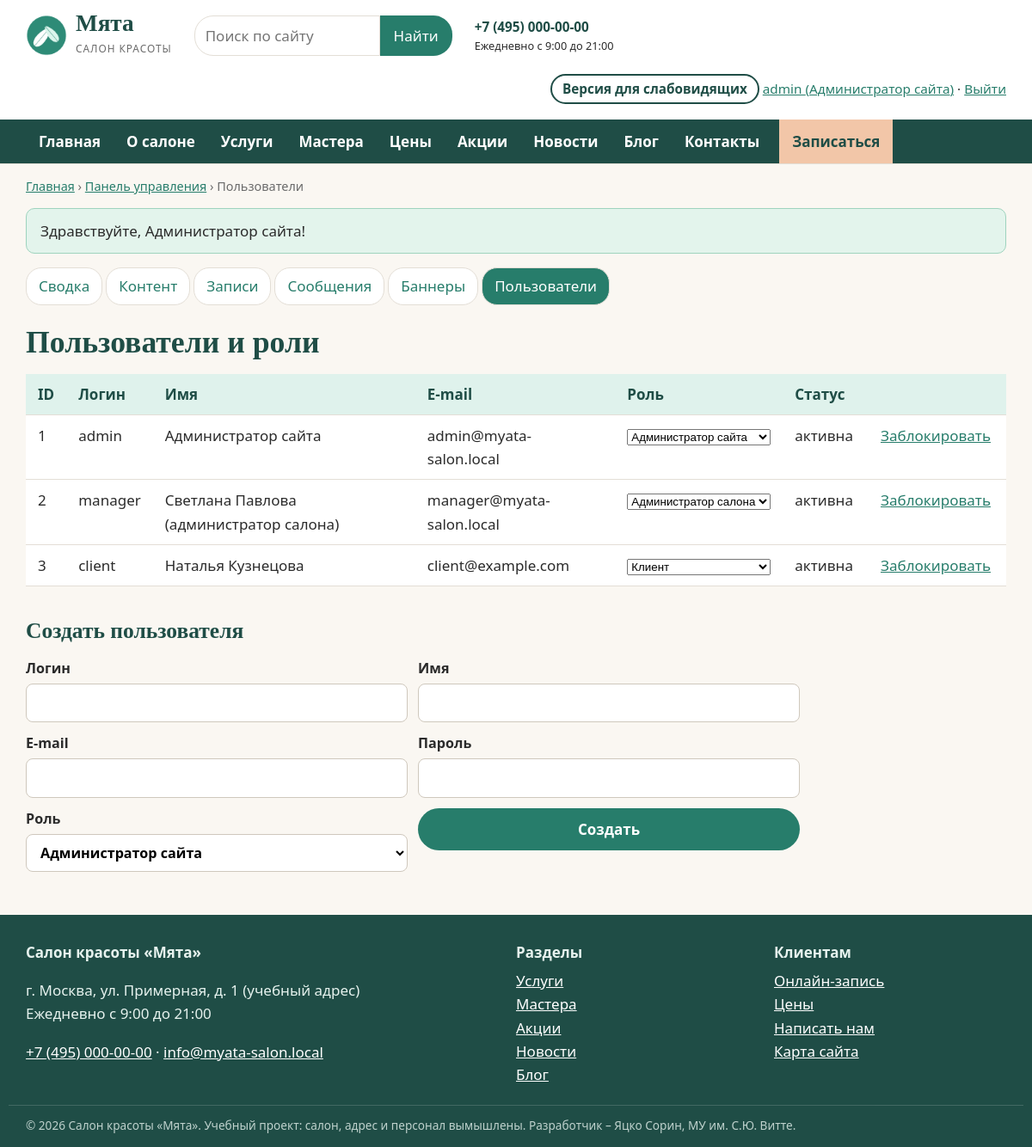
The page /admin/users.php (signed in) on the database its author committed.
### tables this page shows
CREATE TABLE users (
  id INT AUTO_INCREMENT PRIMARY KEY,
  login VARCHAR(40) NOT NULL UNIQUE,
  password_hash VARCHAR(255) NOT NULL,
  name VARCHAR(100) NOT NULL,
  email VARCHAR(120) NOT NULL UNIQUE,
  phone VARCHAR(30) NOT NULL DEFAULT '',
  role ENUM('admin','manager','client') NOT NULL DEFAULT 'client',
  is_active TINYINT(1) NOT NULL DEFAULT 1,
  created_at DATETIME NOT NULL DEFAULT CURRENT_TIMESTAMP
);

CREATE TABLE sections (
  code VARCHAR(20) PRIMARY KEY,
  title VARCHAR(60) NOT NULL,
  description VARCHAR(255) NOT NULL,
  sort INT NOT NULL DEFAULT 0
);

### config.php (called while the page is built, shortened)
<?php
$config = [
    'db_host'   => 'localhost',
    'db_port'   => 3306,
    'db_name'   => 'salon_myata',
    'db_user'   => 'root',
    'db_pass'   => '',
    'site_name' => 'Салон красоты «Мята»',
    'phone'     => '+7 (495) 000-00-00',
    'email'     => 'info@myata-salon.local',
    'address'   => 'г. Москва, ул. Примерная, д. 1 (учебный адрес)',
    'hours'     => 'Ежедневно с 9:00 до 21:00',
];
return $config;

### includes/bootstrap.php (called while the page is built, shortened)
<?php
$CONFIG = require __DIR__ . '/../config.php';
try {
    $pdo = new PDO(
        sprintf('mysql:host=%s;port=%d;dbname=%s;charset=utf8mb4',
            $CONFIG['db_host'], $CONFIG['db_port'], $CONFIG['db_name']),
        $CONFIG['db_user'],
        $CONFIG['db_pass'],
        [PDO::ATTR_ERRMODE => PDO::ERRMODE_EXCEPTION, PDO::ATTR_DEFAULT_FETCH_MODE => PDO::FETCH_ASSOC]
    );
} catch (PDOException $e) {
    http_response_code(500);
    exit('<h1>Нет подключения к базе данных</h1><p>Проверьте настройки в config.php '
        . 'и импортируйте database/salon_myata.sql.</p>');
}
require __DIR__ . '/functions.php';
require __DIR__ . '/auth.php';

### includes/auth.php (called while the page is built, shortened)
<?php
function current_user(): ?array
{
    static $user = false;
    if ($user === false) {
        $user = null;
        if (!empty($_SESSION['uid'])) {
            $st = db()->prepare('SELECT id, login, name, email, phone, role FROM users WHERE id = ? AND is_active = 1');
            $st->execute([$_SESSION['uid']]);
            $user = $st->fetch() ?: null;
        }
    }
    return $user;
}
function require_login(): array
{
    $u = current_user();
    return $u;
}
function require_role(string ...$roles): array
{
    $u = require_login();
    return $u;
}

### admin/users.php (the view, shortened to what this page needs)
<?php
require __DIR__ . '/../includes/bootstrap.php';
$me = require_role('admin');
$rows = db()->query('SELECT * FROM users ORDER BY id')->fetchAll();
$crumbs = [['Панель управления', url('admin/index.php')], ['Пользователи']];
require __DIR__ . '/../includes/header.php';
require __DIR__ . '/_nav.php';
?>
<h1>Пользователи и роли</h1>
<table class="data">
    <thead><tr><th>ID</th><th>Логин</th><th>Имя</th><th>E-mail</th><th>Роль</th><th>Статус</th><th></th></tr></thead>
    <tbody>
    <?php foreach ($rows as $u): ?>
        <tr><td><?= (int) $u['id'] ?></td><td><?= e($u['login']) ?></td><td><?= e($u['name']) ?></td><td><?= e($u['email']) ?></td>
            <td><form method="post" class="inline"><?= csrf_field() ?><input type="hidden" name="id" value="<?= (int) $u['id'] ?>"><input type="hidden" name="action" value="role">
                <select name="role" onchange="this.form.submit()" aria-label="Роль <?= e($u['login']) ?>"><?php foreach (ROLES as $k => $l): ?><option value="<?= $k ?>"<?= $k === $u['role'] ? ' selected' : '' ?>><?= e($l) ?></option><?php endforeach; ?></select></form></td>
            <td><?= $u['is_active'] ? 'активна' : '<em>заблокирована</em>' ?></td>
            <td><form method="post" class="inline"><?= csrf_field() ?><input type="hidden" name="id" value="<?= (int) $u['id'] ?>">
                <button class="link" name="action" value="block"><?= $u['is_active'] ? 'Заблокировать' : 'Разблокировать' ?></button></form></td></tr>
    <?php endforeach; ?>
    </tbody>
</table>
<h2>Создать пользователя</h2>
<form method="post" class="form form-wide"><?= csrf_field() ?><input type="hidden" name="action" value="create">
    <label>Логин <input name="login" required></label><label>Имя <input name="name"></label>
    <label>E-mail <input type="email" name="email" required></label><label>Пароль <input type="password" name="password" required minlength="8"></label>
    <label>Роль <select name="role"><?php foreach (ROLES as $k => $l): ?><option value="<?= $k ?>"><?= e($l) ?></option><?php endforeach; ?></select></label>
    <button class="btn" type="submit">Создать</button>
</form>
<?php require __DIR__ . '/../includes/footer.php'; ?>

### includes/header.php (shortened to what this page needs)
<?php
$v = vi();
$user = current_user();
$crumbs = $crumbs ?? [];
$current = substr($_SERVER['SCRIPT_NAME'], strlen(ROOT_URL) + 1);
$curSection = $_GET['s'] ?? '';
$menu = [
    ['index.php', 'Главная', ''], ['about.php', 'О салоне', ''],
    ['section.php', 'Услуги', 'services'], ['section.php', 'Мастера', 'masters'],
    ['prices.php', 'Цены', ''], ['section.php', 'Акции', 'promo'],
    ['section.php', 'Новости', 'news'], ['section.php', 'Блог', 'blog'],
    ['contacts.php', 'Контакты', ''],
];
$bodyClass = $v['on'] ? 'vi vi-size-' . $v['size'] . ' vi-' . $v['scheme']
    . ($v['img'] ? '' : ' vi-noimg') . ($v['space'] ? ' vi-space' : '') : '';
?>
<!doctype html>
<html lang="ru">
<head>
    <link rel="stylesheet" href="<?= e(url('assets/css/style.css')) ?>">
</head>
<body class="<?= e($bodyClass) ?>">
<header class="site-header">
    <div class="wrap header-top">
        <a class="logo" href="<?= e(url()) ?>">
            <img src="<?= e(url('assets/img/logo.png')) ?>" alt="" width="48" height="48">
            <span><strong>Мята</strong><small>салон красоты</small></span>
        </a>
        <form class="search" action="<?= e(url('search.php')) ?>" method="get" role="search">
            <input id="q" type="search" name="q" placeholder="Поиск по сайту" value="<?= e($_GET['q'] ?? '') ?>">
            <button type="submit">Найти</button>
        </form>
        <div class="header-contacts">
            <a href="tel:<?= e(preg_replace('/[^\d+]/', '', cfg('phone'))) ?>"><?= e(cfg('phone')) ?></a>
            <small><?= e(cfg('hours')) ?></small>
        </div>
        <div class="header-actions">
            <?php if (!$v['on']): ?>
                <a class="btn-vi" href="<?= e(url('vi.php?vi=1&back=' . urlencode($_SERVER['REQUEST_URI'] ?? ''))) ?>"
                   title="Версия для слабовидящих">Версия для слабовидящих</a>
            <?php endif; ?>
            <?php if ($user): ?>
                <a href="<?= e(url($user['role'] === 'client' ? 'cabinet.php' : 'admin/index.php')) ?>">
                    <?= e($user['login']) ?> (<?= e(ROLES[$user['role']]) ?>)</a> ·
                <a href="<?= e(url('logout.php')) ?>">Выйти</a>
            <?php else: ?>
                <a href="<?= e(url('login.php')) ?>">Вход</a> · <a href="<?= e(url('register.php')) ?>">Регистрация</a>
            <?php endif; ?>
        </div>
    </div>
    <nav class="main-nav" aria-label="Главное меню">
        <div class="wrap">
            <ul>
                <?php foreach ($menu as [$file, $label, $menuSec]):
                    $href = $menuSec ? "section.php?s=$menuSec" : $file;
                    $active = $current === $file && ($menuSec === '' || $menuSec === $curSection); ?>
                    <li><a href="<?= e(url($href)) ?>"<?= $active ? ' class="active" aria-current="page"' : '' ?>><?= e($label) ?></a></li>
                <?php endforeach; ?>
                <li><a class="nav-cta" href="<?= e(url('booking.php')) ?>">Записаться</a></li>
            </ul>
        </div>
    </nav>
</header>
<main id="main" class="wrap">
<?php if ($crumbs): ?>
    <nav class="crumbs" aria-label="Навигационная цепочка">
        <a href="<?= e(url()) ?>">Главная</a>
        <?php foreach ($crumbs as $crumb): ?> › <?= isset($crumb[1]) ? '<a href="' . e($crumb[1]) . '">' . e($crumb[0]) . '</a>' : '<span>' . e($crumb[0]) . '</span>' ?><?php endforeach; ?>
    </nav>
<?php endif; ?>
<?= flashes() ?>

### includes/footer.php (shortened to what this page needs)
</main>
<footer class="site-footer">
    <div class="wrap footer-grid">
        <div>
            <strong>Салон красоты «Мята»</strong>
            <p><?= e(cfg('address')) ?><br><?= e(cfg('hours')) ?></p>
            <p><a href="tel:<?= e(preg_replace('/[^\d+]/', '', cfg('phone'))) ?>"><?= e(cfg('phone')) ?></a> ·
               <a href="mailto:<?= e(cfg('email')) ?>"><?= e(cfg('email')) ?></a></p>
        </div>
        <div>
            <strong>Разделы</strong>
            <ul>
                <?php foreach (sections() as $code => $s): ?>
                    <li><a href="<?= e(url('section.php?s=' . $code)) ?>"><?= e($s['title']) ?></a></li>
                <?php endforeach; ?>
            </ul>
        </div>
        <div>
            <strong>Клиентам</strong>
            <ul>
                <li><a href="<?= e(url('booking.php')) ?>">Онлайн-запись</a></li>
                <li><a href="<?= e(url('prices.php')) ?>">Цены</a></li>
                <li><a href="<?= e(url('contacts.php')) ?>">Написать нам</a></li>
                <li><a href="<?= e(url('sitemap.php')) ?>">Карта сайта</a></li>
            </ul>
        </div>
    </div>
    <div class="wrap footer-note">
        © 2026 Салон красоты «Мята». Учебный проект: салон, адрес и персонал вымышлены.
        Разработчик – Яцко Сорин, МУ им. С.Ю. Витте.
    </div>
</footer>
</body>
</html>

### assets/css/style.css (style rules this page uses)
:root { --mint: #277D6B; --mint-dark: #1F4D46; --mint-light: #DFF2EC; --cream: #FAF7F2; --peach: #F2C6A8; --text: #2B2B2B; --muted: #6B6B6B; --line: #E3DED6; --white: #FFFFFF; --radius: 14px; --font: "Segoe UI", Roboto, "PT Sans", Arial, sans-serif; --font-head: Georgia, "PT Serif", "Times New Roman", serif; }
* { box-sizing: border-box; }
html { font-size: 17px; }
body { margin: 0; font-family: var(--font); color: var(--text); background: var(--cream); line-height: 1.6; }
a { color: var(--mint); }
h1, h2, h3 { font-family: var(--font-head); color: var(--mint-dark); line-height: 1.25; }
h1 { font-size: 2.1rem; margin: .6em 0 .4em; }
h2 { font-size: 1.5rem; margin: 1.4em 0 .6em; }
img { max-width: 100%; height: auto; display: block; }
.wrap { max-width: 1180px; margin: 0 auto; padding: 0 20px; }
.site-header { background: var(--white); border-bottom: 1px solid var(--line); }
.header-top { display: flex; align-items: center; gap: 18px 26px; padding: 14px 20px; flex-wrap: wrap; }
.logo { display: flex; align-items: center; gap: 10px; text-decoration: none; color: var(--mint-dark); }
.logo strong { display: block; font-family: var(--font-head); font-size: 1.6rem; line-height: 1; }
.logo small { color: var(--muted); letter-spacing: .08em; text-transform: uppercase; font-size: .7rem; }
.search { display: flex; flex: 0 1 300px; min-width: 200px; }
.search input { flex: 1; min-width: 0; padding: 9px 12px; border: 1px solid var(--line); border-radius: 22px 0 0 22px; font: inherit; }
.search button { flex-shrink: 0; padding: 9px 16px; border: 0; background: var(--mint); color: #fff; border-radius: 0 22px 22px 0; cursor: pointer; font: inherit; }
.header-contacts { display: flex; flex-direction: column; font-size: .9rem; }
.header-contacts a { font-weight: 700; text-decoration: none; color: var(--mint-dark); }
.header-actions { margin-left: auto; font-size: .9rem; text-align: right; }
.btn-vi { display: inline-block; border: 2px solid var(--mint-dark); border-radius: 20px; padding: 3px 12px; text-decoration: none; color: var(--mint-dark); font-weight: 600; margin-bottom: 4px; }
.main-nav { background: var(--mint-dark); }
.main-nav ul { list-style: none; margin: 0; padding: 0; display: flex; flex-wrap: wrap; }
.main-nav a { display: block; padding: 12px 15px; color: #fff; text-decoration: none; font-weight: 600; }
.main-nav .nav-cta { background: var(--peach); color: var(--mint-dark); border-radius: 0; margin-left: 8px; }
.crumbs { font-size: .85rem; margin-top: 14px; color: var(--muted); }
.btn { display: inline-block; background: var(--mint); color: #fff !important; padding: 11px 24px; border-radius: 26px; text-decoration: none; border: 0; cursor: pointer; font: inherit; font-weight: 600; align-self: flex-start; }
button.link { background: none; border: 0; color: var(--mint); cursor: pointer; text-decoration: underline; font: inherit; padding: 0 4px; }
.price-table, .data { width: 100%; border-collapse: collapse; background: var(--white); margin-bottom: 18px; }
.price-table th, .price-table td, .data th, .data td { padding: 10px 14px; border-bottom: 1px solid var(--line); text-align: left; vertical-align: top; }
.price-table thead th, .data thead th { background: var(--mint-light); color: var(--mint-dark); }
.form { display: grid; gap: 12px; max-width: 560px; }
.form-wide { grid-template-columns: 1fr 1fr; max-width: 900px; }
.form label { display: flex; flex-direction: column; gap: 4px; font-weight: 600; font-size: .95rem; }
.form input, .form select, .form textarea { font: inherit; padding: 9px 12px; border: 1px solid #CFC8BD; border-radius: 8px; background: #fff; }
form.inline { display: inline; }
.site-footer { background: var(--mint-dark); color: #E6F2EE; margin-top: 50px; padding: 30px 0 14px; }
.site-footer a { color: #fff; }
.footer-grid { display: grid; grid-template-columns: 2fr 1fr 1fr; gap: 30px; }
.footer-grid ul { list-style: none; padding: 0; margin: 6px 0; }
.footer-note { font-size: .8rem; opacity: .8; margin-top: 16px; border-top: 1px solid rgba(255,255,255,.2); padding-top: 12px; }

### rows shown on the page
users: login "admin", role "Администратор сайта", id "1", name "Администратор сайта", email "admin@myata-salon.local", is_active "активна"
users: id "2", login "manager", name "Светлана Павлова (администратор салона)", email "manager@myata-salon.local", role "Администратор салона", is_active "активна"
users: id "3", login "client", name "Наталья Кузнецова", email "client@example.com", role "Клиент", is_active "активна"
sections: title "Услуги"
sections: title "Мастера"
sections: title "Акции"
sections: title "Новости"
sections: title "Блог"

### other values the page prints
cfg('phone') "+7 (495) 000-00-00"
cfg('hours') "Ежедневно с 9:00 до 21:00"
$label "Главная"
$label "О салоне"
$label "Услуги"
$label "Мастера"
$label "Цены"
$label "Акции"
$label "Новости"
$label "Блог"
$label "Контакты"
$crumb[0] "Панель управления"
$crumb[0] "Пользователи"
$text "Здравствуйте, Администратор сайта!"
$l "Сводка"
